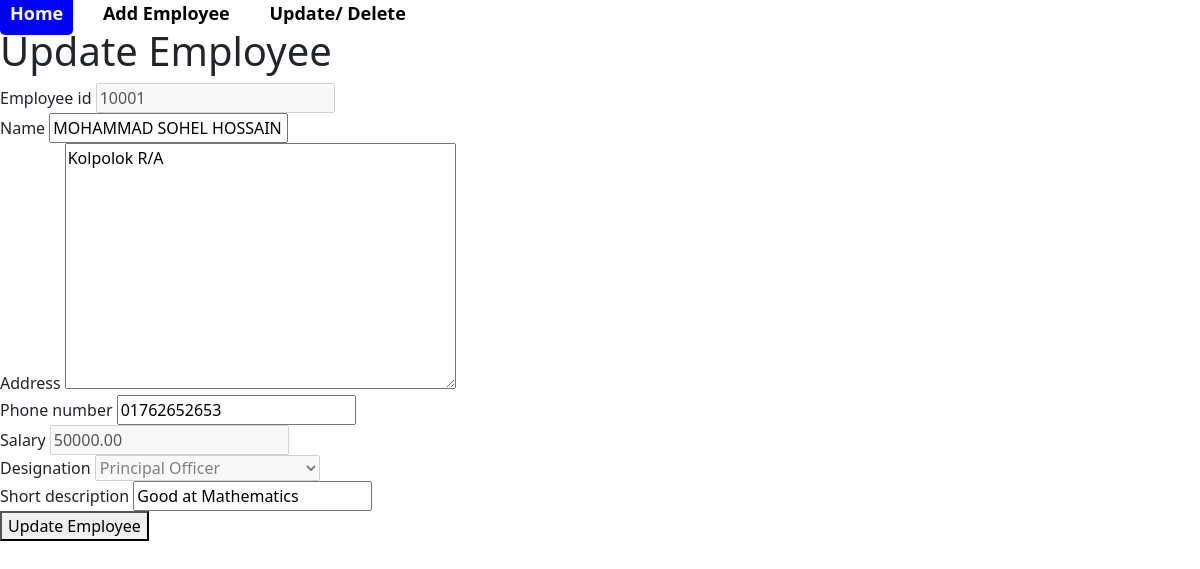
/employee/update_employee/17/, run on the app's committed database.
### employees/models.py (models this page shows, shortened)
class Employee(models.Model):
    employee_id = models.CharField(
        max_length=5,
        unique=True,
        validators=[
            employee_id_length,
            RegexValidator(r'^\d{5}$', "Employee ID should contain only digits.")
        ]
    )
    name = models.CharField(max_length=30)
    address = models.TextField()
    phone_number = models.CharField(
        max_length=12,
        validators=[
            RegexValidator(r'^\d+$', "Phone numbers should contain only digits.")
        ]
    )
    salary = models.DecimalField(max_digits=10, decimal_places=2)
    designation = models.ForeignKey(Designation, on_delete=models.CASCADE) #এটির ডাটা Backend এ (admin panel) এন্ট্রি দিতে হবে।
    short_description = models.CharField(max_length=30)

### employees/views.py (the view)
# urls.py: path('update_employee/<int:id>/', views.update_employee, name='update_employee'),
def update_employee(request, id):
    try:
        employee = Employee.objects.get(id=id)
    except Employee.DoesNotExist:
        return HttpResponse("Employee not found")
    if request.method == 'POST':
        employee_form = forms.EmployeeForm(request.POST, instance=employee)
        if employee_form.is_valid():
            employee_form.save()
            return redirect('edit_employee')
    else:
        employee_form = forms.EmployeeForm(instance=employee)
    return render(request, 'update_employee.html', {'form': employee_form})

### employees/forms.py
class EmployeeForm(forms.ModelForm):
    class Meta:
        model = Employee
        fields = ['employee_id', 'name', 'address', 'phone_number', 'salary', 'designation', 'short_description']
    def __init__(self, *args, **kwargs):
        super(EmployeeForm, self).__init__(*args, **kwargs)
        if self.instance and self.instance.pk:
            self.fields['employee_id'].disabled = True
            self.fields['salary'].disabled = True
            self.fields['designation'].disabled = True

### designation/models.py (called while the page is built)
    def __str__(self):
        return self.title

### employees/templates/update_employee.html (shortened to what this page needs)
{% extends "base.html" %}
{% block content %}
<form action="" method="post">
  <h1>Update Employee</h1>
  {% for field in form %}
  <div class="form-group">
    <label for="{{ field.id_for_label }}">{{ field.label }}</label>
    {{ field }}
  </div>
  {% endfor %}
  <p>
    <button type="submit">Update Employee</button>
  </p>
</form>
{% endblock content %}

### data on the page
Employee: form "10001" "MOHAMMAD SOHEL HOSSAIN" "Kolpolok R/A" "01762652653" "50000.00" "Principal Officer" "Good at Mathematics"

### other printed values
{{ field.label }} "Employee id" "Name" "Address" "Phone number" "Salary" "Designation" "Short description"
